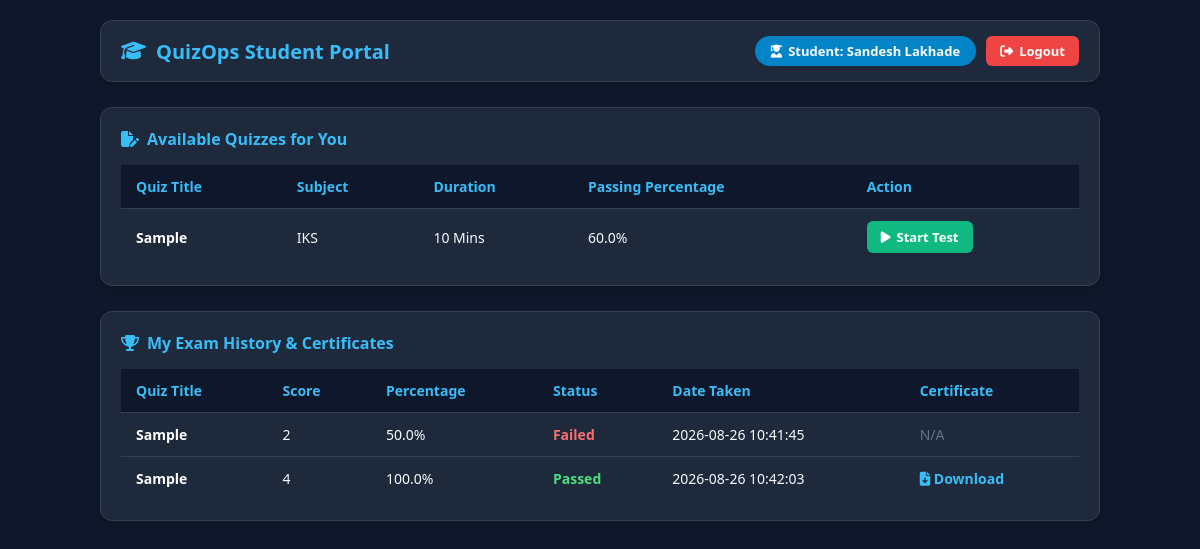
The app's page /student/dashboard (signed in) with its own data.
### app.py (models this page shows)
class User(UserMixin, db.Model):
    id = db.Column(db.Integer, primary_key=True)
    username = db.Column(db.String(150), unique=True, nullable=False)
    email = db.Column(db.String(150), unique=True, nullable=False)
    password = db.Column(db.String(150), nullable=False)
    role = db.Column(db.String(50), nullable=False) # Student, Teacher, Admin

class Quiz(db.Model):
    id = db.Column(db.Integer, primary_key=True)
    title = db.Column(db.String(150), nullable=False)
    subject = db.Column(db.String(100), nullable=False)
    duration = db.Column(db.Integer, nullable=False) # In minutes
    pass_mark = db.Column(db.Float, nullable=False) # Passing Percentage
    teacher_id = db.Column(db.Integer, db.ForeignKey('user.id'), nullable=False)

class Result(db.Model):
    id = db.Column(db.Integer, primary_key=True)
    user_id = db.Column(db.Integer, db.ForeignKey('user.id'), nullable=False)
    quiz_id = db.Column(db.Integer, db.ForeignKey('quiz.id'), nullable=False)
    quiz_title = db.Column(db.String(150), nullable=False)
    score = db.Column(db.Integer, nullable=False)
    total_questions = db.Column(db.Integer, nullable=False)
    percentage = db.Column(db.Float, nullable=False)
    status = db.Column(db.String(20), nullable=False) # Pass or Fail
    date_taken = db.Column(db.String(50), nullable=False)
    user = db.relationship('User', backref='results')

### app.py (the view)
@app.route('/student/dashboard')
@login_required
def student_dashboard():
    quizzes = Quiz.query.all()
    results = Result.query.filter_by(user_id=current_user.id).all()
    return render_template('student_dashboard.html', quizzes=quizzes, results=results)

### app.py (called while the page is built)
@login_manager.user_loader
def load_user(user_id):
    return User.query.get(int(user_id))

### templates/student_dashboard.html (shortened to what this page needs)
<!DOCTYPE html>
<html lang="en">
<head>
    <link rel="stylesheet" href="https://cdnjs.cloudflare.com/ajax/libs/font-awesome/6.4.0/css/all.min.css">
</head>
<body>
    <div class="container">
        <div class="navbar-card">
            <h2><i class="fa-solid fa-graduation-cap"></i> QuizOps Student Portal</h2>
            <div class="user-info">
                <div class="user-badge">
                    <i class="fas fa-user-graduate"></i> Student: {{ current_user.username }}
                </div>
                <a href="{{ url_for('logout') }}" class="btn-logout">
                    <i class="fa-solid fa-right-from-bracket"></i> Logout
                </a>
            </div>
        </div>
        <div class="card">
            <div class="card-title"><i class="fa-solid fa-file-pen"></i> Available Quizzes for You</div>
            <div class="table-responsive">
                <table>
                    <thead>
                        <tr>
                            <th>Quiz Title</th>
                            <th>Subject</th>
                            <th>Duration</th>
                            <th>Passing Percentage</th>
                            <th>Action</th>
                        </tr>
                    </thead>
                    <tbody>
                        {% for quiz in quizzes %}
                        <tr>
                            <td style="font-weight: bold; color: #fff;">{{ quiz.title }}</td>
                            <td>{{ quiz.subject }}</td>
                            <td>{{ quiz.duration_minutes if quiz.duration_minutes else (quiz.duration if quiz.duration else 20) }} Mins</td>
                            <td>{{ quiz.passing_limit or quiz.passing_percentage or quiz.passing_marks or quiz.pass_mark or 80 }}%</td>
                            <td>
                                <a href="{{ url_for('take_quiz', quiz_id=quiz.id) }}" class="btn-start">
                                    <i class="fa-solid fa-play"></i> Start Test
                                </a>
                            </td>
                        </tr>
                        {% endfor %}
                    </tbody>
                </table>
            </div>
        </div>
        <div class="card">
            <div class="card-title"><i class="fa-solid fa-trophy"></i> My Exam History & Certificates</div>
            <div class="table-responsive">
                <table>
                    <thead>
                        <tr>
                            <th>Quiz Title</th>
                            <th>Score</th>
                            <th>Percentage</th>
                            <th>Status</th>
                            <th>Date Taken</th>
                            <th>Certificate</th>
                        </tr>
                    </thead>
                    <tbody>
                        {% for result in results %}
                        <tr>
                            <td style="font-weight: bold; color: #fff;">
                                {% if result.quiz and result.quiz.title %}
                                    {{ result.quiz.title }}
                                {% elif result.quiz_title %}
                                    {{ result.quiz_title }}
                                {% else %}
                                    Quiz Exam
                                {% endif %}
                            </td>
                            <td>{{ result.score }}</td>
                            <td>{{ "%.1f"|format(result.percentage) }}%</td>
                            <td>
                                {% if result.status == 'Passed' or result.percentage >= 80 %}
                                    <span style="color: #4ade80; font-weight: bold;">Passed</span>
                                {% else %}
                                    <span style="color: #f87171; font-weight: bold;">Failed</span>
                                {% endif %}
                            </td>
                            <td>{{ result.date_taken if result.date_taken else 'N/A' }}</td>
                            <td>
                                {% if result.status == 'Passed' or result.percentage >= 80 %}
                                    <a href="{{ url_for('download_certificate', result_id=result.id) }}" style="color: #38bdf8; font-weight: 600; text-decoration: none;">
                                        <i class="fa-solid fa-file-arrow-down"></i> Download
                                    </a>
                                {% else %}
                                    <span style="color: #64748b;">N/A</span>
                                {% endif %}
                            </td>
                        </tr>
                        {% endfor %}
                    </tbody>
                </table>
            </div>
        </div>
    </div>
</body>
</html>

### templates/student_dashboard.html (style rules this page uses)
* { box-sizing: border-box; margin: 0; padding: 0; }
body { background-color: #0f172a; color: #f8fafc; font-family: 'Segoe UI', Tahoma, Geneva, Verdana, sans-serif; padding: 20px; }
.container { max-width: 1000px; margin: 0 auto; }
.navbar-card { background: #1e293b; border: 1px solid #334155; border-radius: 12px; padding: 15px 20px; margin-bottom: 25px; display: flex; justify-content: space-between; align-items: center; flex-wrap: wrap; gap: 10px; box-shadow: 0 4px 6px -1px rgba(0, 0, 0, 0.1); }
.navbar-card h2 { font-size: 20px; margin: 0; color: #38bdf8; display: flex; align-items: center; gap: 10px; }
.user-info { display: flex; align-items: center; gap: 10px; }
.user-badge { background: #0284c7; color: #ffffff; padding: 6px 16px; border-radius: 20px; font-size: 13px; font-weight: 600; display: flex; align-items: center; gap: 6px; }
.btn-logout { background: #ef4444; color: #fff; padding: 6px 14px; border-radius: 6px; text-decoration: none; font-size: 13px; font-weight: 600; display: flex; align-items: center; gap: 6px; }
.card { background: #1e293b; border: 1px solid #334155; border-radius: 12px; padding: 20px; margin-bottom: 25px; box-shadow: 0 4px 6px -1px rgba(0, 0, 0, 0.1); }
.card-title { font-size: 16px; font-weight: 700; color: #38bdf8; margin-bottom: 15px; display: flex; align-items: center; gap: 8px; }
.table-responsive { width: 100%; overflow-x: auto; -webkit-overflow-scrolling: touch; }
table { width: 100%; border-collapse: collapse; font-size: 14px; min-width: 600px; }
th, td { padding: 12px 15px; text-align: left; border-bottom: 1px solid #334155; white-space: nowrap; }
th { background: #0f172a; color: #38bdf8; font-weight: 600; }
tr:last-child td { border-bottom: none; }
.btn-start { background: #10b981; color: #fff; padding: 7px 14px; border-radius: 6px; text-decoration: none; font-weight: bold; font-size: 13px; display: inline-flex; align-items: center; gap: 6px; }

### records on screen
User: username "Sandesh Lakhade"
Quiz: title "Sample", subject "IKS", duration "10", pass_mark "60.0"
Result: quiz_title "Sample", score "2", percentage "50.0", status "Failed", date_taken "2026-08-26 10:41:45"
Result: quiz_title "Sample", score "4", percentage "100.0", status "Passed", date_taken "2026-08-26 10:42:03"
